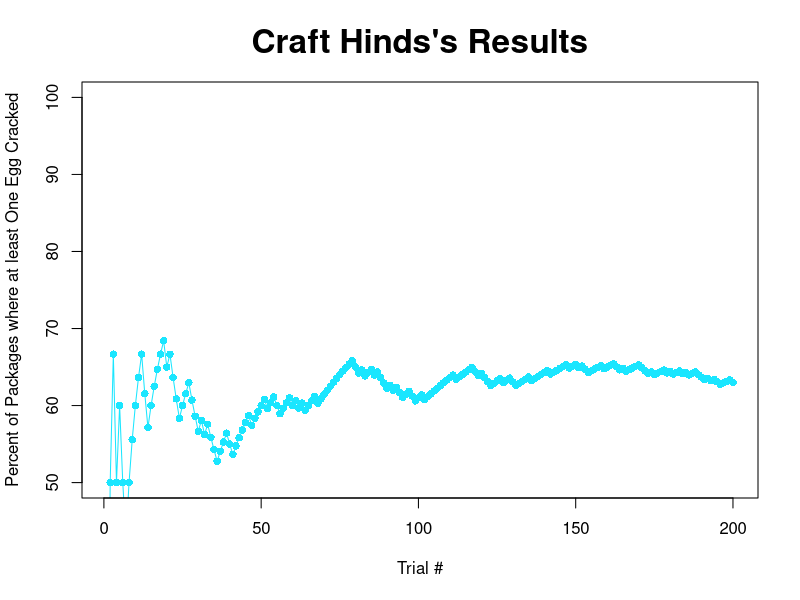
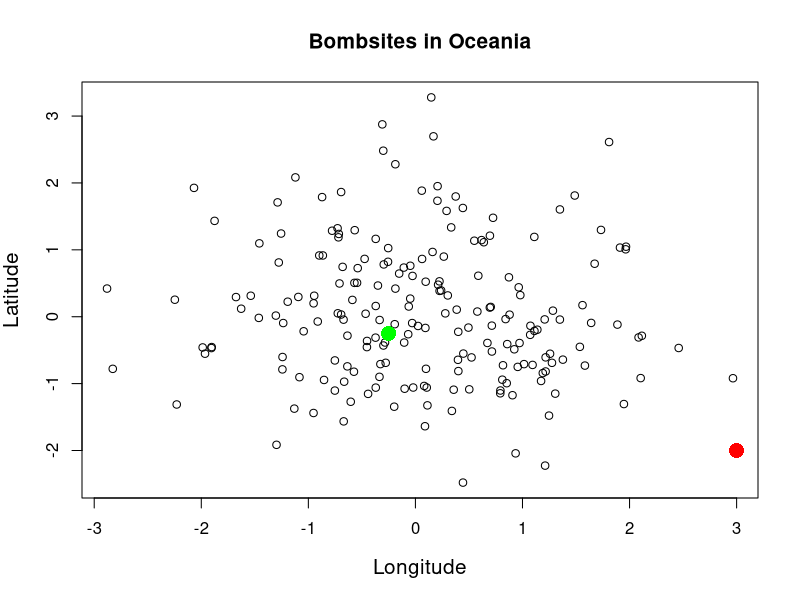
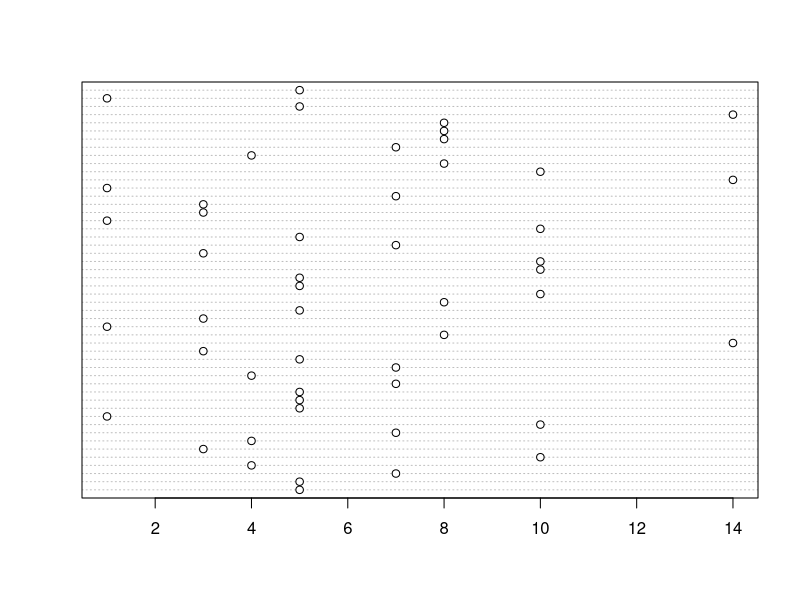
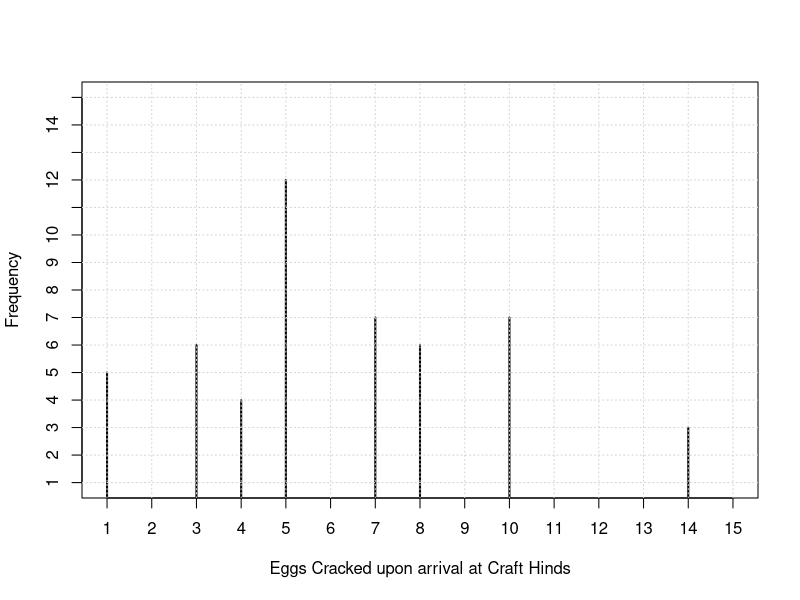

R code for these plots, in order:
x <- sort(c(45, 47, 23, 30, 29, 27, 21, 31, 22, 38, 46, 37, 66, 50, 37, 47, 44, 47, 54, 56, 59, 52, 36, 65, 39, 61, 69, 43, 75, 44, 56, 55, 53, 39, 41, 37, 69, 61, 45, 31, 46, 31))
median(print(x[1:21]))
median(print(x[22:42]))
summary(x)

y <- sort(c(25, 19, 9, 16, 3, 21, 7, 17, 10, 4, 18, 17, 4, 12, 17, 5, 10, 29, 22, 36, 19, 32, 4, 45, 1, 13, 35, 17, 23, 10, 14, 7, 15, 7, 27, 5, 27, 3, 3, 11, 12, 3))
median(print(y[1:21]))
median(print(y[22:42]))
summary(y)

n <- 200

sequence <- sample(c(TRUE, FALSE), n, replace = TRUE, prob = c(0.67,0.33))

length(which(sequence == TRUE))/length(sequence)

p <- rnorm(n)

for(i in 1:length(sequence)){
  p[i] <- (length(which(sequence[1:i] == TRUE))/length(sequence[1:i]))*100
}

plot(p,
     ylab = "Percent of Packages where at least One Egg Cracked",
     xlab = "Trial #",
     main = "Craft Hinds's Results",
     pch = 16,
     ylim = c(50,100),
     type = "o",
     lty = 1,
     col = rgb(0.1,0.9,1),
     cex.main = 2)

m <- rnorm(200)
n <- rnorm(200)

plot(x=m,
     y=n,
     xlab = "Longitude",
     ylab="Latitude",
     main = "Bombsites in Oceania",
     cex.lab = 1.25,
     cex.main = 1.25
     )
points(3,-2, pch = 16, col = "red", cex = 2)
points(-0.25, -0.25, pch = 16, col = "green", cex = 2)


sequence <- sample(c(1, 3, 4, 5, 7, 8, 10, 14), 50, replace = TRUE, prob = c(0.1,0.2,0.3,0.5,0.4,0.3,0.2,0.1))

dotchart(sequence)

plot(table(sequence), yaxt = "n", xaxt = "n",
     xlim=c(1,15), ylim=c(1,15),
     ylab = "Frequency",
     xlab = "Eggs Cracked upon arrival at Craft Hinds")

axis(2, at = seq(1, 15, by = 1))
axis(1, at = seq(1, 15, by = 1))
abline(v = seq(1, 15, by = 1), col = "lightgray", lty = "dotted") 
abline(h = seq(1, 15, by = 1), col = "lightgray", lty = "dotted") 